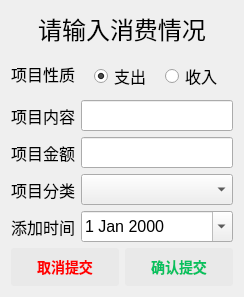
<?xml version="1.0" encoding="UTF-8"?>
<ui version="4.0">
 <class>dialog_inputClass</class>
 <widget class="QDialog" name="dialog_inputClass">
  <property name="geometry">
   <rect>
    <x>0</x>
    <y>0</y>
    <width>242</width>
    <height>287</height>
   </rect>
  </property>
  <property name="windowTitle">
   <string>dialog_input</string>
  </property>
  <property name="styleSheet">
   <string notr="true">QPushButton
{
	background-color:rgb(233,233,233);
	border:0;
	border-radius:3px;
	padding:8px 26px;
	color:rgb(7, 193, 96);
	font-size:14px;
	font-weight:bold;
}
QPushButton:hover {
	background-color:rgb(210, 210, 210);
}
QPushButton:pressed {
	background-color:rgb(198, 198, 198);
}

QLineEdit,QComboBox,QDateTimeEdit
{
	height:25px;
}

</string>
  </property>
  <layout class="QVBoxLayout" name="verticalLayout">
   <item>
    <widget class="QLabel" name="label">
     <property name="sizePolicy">
      <sizepolicy hsizetype="Preferred" vsizetype="Fixed">
       <horstretch>0</horstretch>
       <verstretch>0</verstretch>
      </sizepolicy>
     </property>
     <property name="font">
      <font>
       <family>华文彩云</family>
       <pointsize>18</pointsize>
      </font>
     </property>
     <property name="text">
      <string>请输入消费情况</string>
     </property>
     <property name="alignment">
      <set>Qt::AlignmentFlag::AlignCenter</set>
     </property>
    </widget>
   </item>
   <item>
    <layout class="QHBoxLayout" name="horizontalLayout_3">
     <item>
      <widget class="QLabel" name="label_2">
       <property name="sizePolicy">
        <sizepolicy hsizetype="Maximum" vsizetype="Preferred">
         <horstretch>0</horstretch>
         <verstretch>0</verstretch>
        </sizepolicy>
       </property>
       <property name="font">
        <font>
         <pointsize>12</pointsize>
        </font>
       </property>
       <property name="text">
        <string>项目性质</string>
       </property>
      </widget>
     </item>
     <item>
      <widget class="QGroupBox" name="groupBox">
       <property name="sizePolicy">
        <sizepolicy hsizetype="Preferred" vsizetype="Maximum">
         <horstretch>0</horstretch>
         <verstretch>0</verstretch>
        </sizepolicy>
       </property>
       <property name="font">
        <font>
         <pointsize>12</pointsize>
        </font>
       </property>
       <property name="styleSheet">
        <string notr="true">QGroupBox
{
	border:0px;
	background:transparent;
}</string>
       </property>
       <property name="title">
        <string/>
       </property>
       <layout class="QHBoxLayout" name="horizontalLayout">
        <property name="leftMargin">
         <number>10</number>
        </property>
        <property name="topMargin">
         <number>2</number>
        </property>
        <property name="rightMargin">
         <number>0</number>
        </property>
        <property name="bottomMargin">
         <number>0</number>
        </property>
        <item>
         <widget class="QRadioButton" name="radioButton_2">
          <property name="font">
           <font>
            <pointsize>12</pointsize>
           </font>
          </property>
          <property name="text">
           <string>支出</string>
          </property>
          <property name="checked">
           <bool>true</bool>
          </property>
         </widget>
        </item>
        <item>
         <widget class="QRadioButton" name="radioButton">
          <property name="font">
           <font>
            <pointsize>12</pointsize>
           </font>
          </property>
          <property name="text">
           <string>收入</string>
          </property>
         </widget>
        </item>
       </layout>
      </widget>
     </item>
    </layout>
   </item>
   <item>
    <layout class="QHBoxLayout" name="horizontalLayout_4">
     <item>
      <widget class="QLabel" name="Label_3">
       <property name="sizePolicy">
        <sizepolicy hsizetype="Maximum" vsizetype="Preferred">
         <horstretch>0</horstretch>
         <verstretch>0</verstretch>
        </sizepolicy>
       </property>
       <property name="font">
        <font>
         <pointsize>12</pointsize>
        </font>
       </property>
       <property name="text">
        <string>项目内容</string>
       </property>
      </widget>
     </item>
     <item>
      <widget class="QLineEdit" name="lineEdit_description">
       <property name="font">
        <font>
         <pointsize>12</pointsize>
        </font>
       </property>
      </widget>
     </item>
    </layout>
   </item>
   <item>
    <layout class="QHBoxLayout" name="horizontalLayout_5">
     <item>
      <widget class="QLabel" name="Label">
       <property name="sizePolicy">
        <sizepolicy hsizetype="Maximum" vsizetype="Preferred">
         <horstretch>0</horstretch>
         <verstretch>0</verstretch>
        </sizepolicy>
       </property>
       <property name="font">
        <font>
         <pointsize>12</pointsize>
        </font>
       </property>
       <property name="text">
        <string>项目金额</string>
       </property>
      </widget>
     </item>
     <item>
      <widget class="QLineEdit" name="LineEdit_money">
       <property name="font">
        <font>
         <pointsize>12</pointsize>
        </font>
       </property>
      </widget>
     </item>
    </layout>
   </item>
   <item>
    <layout class="QHBoxLayout" name="horizontalLayout_6">
     <item>
      <widget class="QLabel" name="Label_2">
       <property name="sizePolicy">
        <sizepolicy hsizetype="Maximum" vsizetype="Preferred">
         <horstretch>0</horstretch>
         <verstretch>0</verstretch>
        </sizepolicy>
       </property>
       <property name="font">
        <font>
         <pointsize>12</pointsize>
        </font>
       </property>
       <property name="text">
        <string>项目分类</string>
       </property>
      </widget>
     </item>
     <item>
      <widget class="QComboBox" name="ComboBox">
       <property name="sizePolicy">
        <sizepolicy hsizetype="Expanding" vsizetype="Fixed">
         <horstretch>0</horstretch>
         <verstretch>0</verstretch>
        </sizepolicy>
       </property>
       <property name="font">
        <font>
         <pointsize>12</pointsize>
        </font>
       </property>
      </widget>
     </item>
    </layout>
   </item>
   <item>
    <layout class="QHBoxLayout" name="horizontalLayout_7">
     <item>
      <widget class="QLabel" name="Label_4">
       <property name="sizePolicy">
        <sizepolicy hsizetype="Maximum" vsizetype="Preferred">
         <horstretch>0</horstretch>
         <verstretch>0</verstretch>
        </sizepolicy>
       </property>
       <property name="font">
        <font>
         <pointsize>12</pointsize>
        </font>
       </property>
       <property name="text">
        <string>添加时间</string>
       </property>
      </widget>
     </item>
     <item>
      <widget class="QDateEdit" name="DateEdit">
       <property name="font">
        <font>
         <pointsize>12</pointsize>
        </font>
       </property>
       <property name="calendarPopup">
        <bool>true</bool>
       </property>
      </widget>
     </item>
    </layout>
   </item>
   <item>
    <layout class="QHBoxLayout" name="horizontalLayout_2">
     <item>
      <widget class="QPushButton" name="pushButton_cancel">
       <property name="font">
        <font>
         <pointsize>-1</pointsize>
         <bold>true</bold>
        </font>
       </property>
       <property name="styleSheet">
        <string notr="true">color:red;</string>
       </property>
       <property name="text">
        <string>取消提交</string>
       </property>
      </widget>
     </item>
     <item>
      <widget class="QPushButton" name="pushButton_ok">
       <property name="font">
        <font>
         <pointsize>-1</pointsize>
         <bold>true</bold>
        </font>
       </property>
       <property name="text">
        <string>确认提交</string>
       </property>
      </widget>
     </item>
    </layout>
   </item>
  </layout>
 </widget>
 <layoutdefault spacing="6" margin="11"/>
 <resources/>
 <connections/>
</ui>
